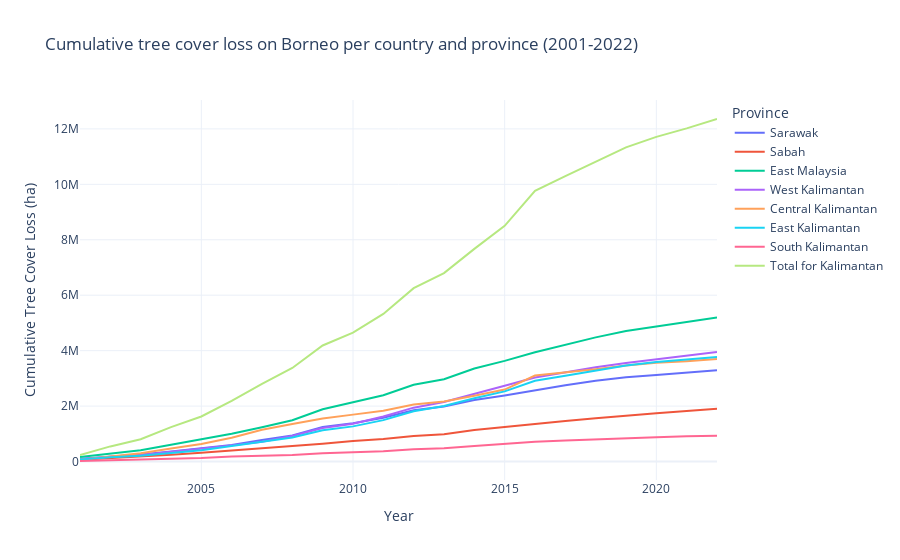

The cell this chart's notebook holds for it:
### Markdown cell above
At the same time, we can see, as shown in the next graph, that the total tree loss has also been steadily increasing since 2001.

### Code cell
import pandas as pd
import plotly.graph_objs as go

# Load the dataset
df = pd.read_csv('../Datasets/Deforestation/Subnational 1 tree cover loss.csv')

# Define the years to plot
years = [f'tc_loss_ha_{year}' for year in range(2001, 2023)]

# Mapping dictionary from Indonesian to English names for Kalimantan provinces
province_mapping = {
    'Kalimantan Barat': 'West Kalimantan',
    'Kalimantan Tengah': 'Central Kalimantan',
    'Kalimantan Timur': 'East Kalimantan',
    'Kalimantan Selatan': 'South Kalimantan'
}

# Create an empty DataFrame to store totals
totals_df = pd.DataFrame(columns=['year', 'cumulative_tc_loss_ha'])

# Loop through each province
for province_indo, province_eng in province_mapping.items():
    # Filter the DataFrame for the current province and threshold == 0
    province_df = df[(df['subnational1'] == province_indo) & (df['threshold'] == 0)]
    
    # Keep only relevant columns
    columns_to_keep = ['subnational1'] + years
    province_df = province_df[columns_to_keep]
    
    # Melt the DataFrame to long format
    province_df_long = province_df.melt(id_vars='subnational1', var_name='year', value_name='tc_loss_ha')
    
    # Extract year from the column name and convert to integer
    province_df_long['year'] = province_df_long['year'].str.extract(r'(\d+)').astype(int)
    
    # Sort the DataFrame by year
    province_df_long = province_df_long.sort_values(by='year')
    
    # Calculate cumulative tree loss
    province_df_long['cumulative_tc_loss_ha'] = province_df_long['tc_loss_ha'].cumsum()
    
    # Append to totals_df
    totals_df = pd.concat([totals_df, province_df_long[['year', 'cumulative_tc_loss_ha']]], ignore_index=True)

# Calculate the total cumulative tree loss across all provinces
totals_df = totals_df.groupby('year')['cumulative_tc_loss_ha'].sum().reset_index()

# Initialize Figure using Plotly
fig = go.Figure()

# Plot cumulative tree cover loss for Sarawak
sarawak_df = df[(df['subnational1'] == 'Sarawak') & (df['threshold'] == 0)]
sarawak_df = sarawak_df[years]
sarawak_df_long = sarawak_df.melt(var_name='year', value_name='tc_loss_ha')
sarawak_df_long['year'] = sarawak_df_long['year'].str.extract(r'(\d+)').astype(int)
sarawak_df_long = sarawak_df_long.sort_values(by='year')
sarawak_df_long['cumulative_tc_loss_ha'] = sarawak_df_long['tc_loss_ha'].cumsum()

fig.add_trace(go.Scatter(x=sarawak_df_long['year'], 
                         y=sarawak_df_long['cumulative_tc_loss_ha'], 
                         mode='lines', 
                         name='Sarawak'))

# Plot cumulative tree cover loss for Sabah
sabah_df = df[(df['subnational1'] == 'Sabah') & (df['threshold'] == 0)]
sabah_df = sabah_df[years]
sabah_df_long = sabah_df.melt(var_name='year', value_name='tc_loss_ha')
sabah_df_long['year'] = sabah_df_long['year'].str.extract(r'(\d+)').astype(int)
sabah_df_long = sabah_df_long.sort_values(by='year')
sabah_df_long['cumulative_tc_loss_ha'] = sabah_df_long['tc_loss_ha'].cumsum()

fig.add_trace(go.Scatter(x=sabah_df_long['year'], 
                         y=sabah_df_long['cumulative_tc_loss_ha'], 
                         mode='lines', 
                         name='Sabah'))

# Combine Sarawak and Sabah into 'East Malaysia'
east_malaysia_df = pd.DataFrame()
east_malaysia_df['year'] = sarawak_df_long['year']
east_malaysia_df['tc_loss_ha'] = sarawak_df_long['tc_loss_ha'] + sabah_df_long['tc_loss_ha']
east_malaysia_df['cumulative_tc_loss_ha'] = sarawak_df_long['cumulative_tc_loss_ha'] + sabah_df_long['cumulative_tc_loss_ha']

fig.add_trace(go.Scatter(x=east_malaysia_df['year'], 
                         y=east_malaysia_df['cumulative_tc_loss_ha'], 
                         mode='lines', 
                         name='East Malaysia'))

# Plot cumulative tree cover loss for Kalimantan provinces
for province_indo, province_eng in province_mapping.items():
    # Filter the DataFrame for the current province and threshold == 0
    province_df = df[(df['subnational1'] == province_indo) & (df['threshold'] == 0)]
    
    # Keep only relevant columns
    province_df = province_df[years]
    
    # Melt the DataFrame to long format
    province_df_long = province_df.melt(var_name='year', value_name='tc_loss_ha')
    province_df_long['year'] = province_df_long['year'].str.extract(r'(\d+)').astype(int)
    province_df_long = province_df_long.sort_values(by='year')
    
    # Calculate cumulative tree loss
    province_df_long['cumulative_tc_loss_ha'] = province_df_long['tc_loss_ha'].cumsum()
    
    # Add trace for the current province
    fig.add_trace(go.Scatter(x=province_df_long['year'], 
                             y=province_df_long['cumulative_tc_loss_ha'], 
                             mode='lines', 
                             name=province_eng))

# Add trace for total cumulative tree cover loss in Kalimantan
fig.add_trace(go.Scatter(x=totals_df['year'], 
                         y=totals_df['cumulative_tc_loss_ha'], 
                         mode='lines', 
                         name='Total for Kalimantan'))

# Update layout
fig.update_layout(title='Cumulative tree cover loss on Borneo per country and province (2001-2022)',
                  xaxis_title='Year',
                  yaxis_title='Cumulative Tree Cover Loss (ha)',
                  legend_title='Province',
                  hovermode='x unified',
                  template='plotly_white')

# Show the plot
fig.show()

### Figure 1 — Plotly figure (JSON) as saved in the notebook; plotly's stock layout.template omitted (floating-point values rounded to 4 significant figures)
{"data": [{"mode": "lines", "name": "Sarawak", "type": "scatter", "x": [2001, 2002, 2003, 2004, 2005, 2006, 2007, 2008, 2009, 2010, 2011, 2012, 2013, 2014, 2015, 2016, 2017, 2018, 2019, 2020, 2021, 2022], "y": [103529, 178335, 252827, 362943, 485681, 600348, 776456, 940403, 1247816, 1384904, 1576972, 1848951, 1982453, 2220883, 2384404, 2574318, 2751905, 2914626, 3043397, 3126221, 3208423, 3295772]}, {"mode": "lines", "name": "Sabah", "type": "scatter", "x": [2001, 2002, 2003, 2004, 2005, 2006, 2007, 2008, 2009, 2010, 2011, 2012, 2013, 2014, 2015, 2016, 2017, 2018, 2019, 2020, 2021, 2022], "y": [64055, 124452, 157777, 245073, 318272, 399891, 462556, 547171, 639540, 743731, 812493, 918683, 987437, 1133894, 1247842, 1369003, 1463592, 1564770, 1666502, 1746346, 1824212, 1900753]}, {"mode": "lines", "name": "East Malaysia", "type": "scatter", "x": [2001, 2002, 2003, 2004, 2005, 2006, 2007, 2008, 2009, 2010, 2011, 2012, 2013, 2014, 2015, 2016, 2017, 2018, 2019, 2020, 2021, 2022], "y": [167584, 302787, 410604, 608016, 803953, 1000239, 1239012, 1487574, 1887356, 2128635, 2389465, 2767634, 2969890, 3354777, 3632246, 3943321, 4215497, 4479396, 4709899, 4872567, 5032635, 5196525]}, {"mode": "lines", "name": "West Kalimantan", "type": "scatter", "x": [2001, 2002, 2003, 2004, 2005, 2006, 2007, 2008, 2009, 2010, 2011, 2012, 2013, 2014, 2015, 2016, 2017, 2018, 2019, 2020, 2021, 2022], "y": [78629, 176274, 232459, 346908, 451885, 583497, 716655, 920906, 1210741, 1363893, 1627996, 1943892, 2150143, 2454859, 2732644, 3033510, 3226361, 3398032, 3551257, 3681276, 3799636, 3947949]}, {"mode": "lines", "name": "Central Kalimantan", "type": "scatter", "x": [2001, 2002, 2003, 2004, 2005, 2006, 2007, 2008, 2009, 2010, 2011, 2012, 2013, 2014, 2015, 2016, 2017, 2018, 2019, 2020, 2021, 2022], "y": [64894, 169183, 298904, 471544, 631755, 856324, 1149028, 1354902, 1550141, 1692855, 1832983, 2054981, 2164620, 2371973, 2596453, 3104713, 3215398, 3333244, 3464714, 3561717, 3621232, 3702000]}, {"mode": "lines", "name": "East Kalimantan", "type": "scatter", "x": [2001, 2002, 2003, 2004, 2005, 2006, 2007, 2008, 2009, 2010, 2011, 2012, 2013, 2014, 2015, 2016, 2017, 2018, 2019, 2020, 2021, 2022], "y": [74179, 156042, 210115, 319037, 410705, 564687, 719527, 865942, 1130807, 1268718, 1493892, 1813746, 2001348, 2286048, 2531947, 2913673, 3093543, 3290553, 3462664, 3587652, 3686154, 3771626]}, {"mode": "lines", "name": "South Kalimantan", "type": "scatter", "x": [2001, 2002, 2003, 2004, 2005, 2006, 2007, 2008, 2009, 2010, 2011, 2012, 2013, 2014, 2015, 2016, 2017, 2018, 2019, 2020, 2021, 2022], "y": [19816, 44687, 63281, 105915, 131482, 186002, 215817, 234673, 295746, 322280, 371433, 440943, 482621, 559267, 640517, 713442, 756900, 801721, 854954, 879798, 910308, 934752]}, {"mode": "lines", "name": "Total for Kalimantan", "type": "scatter", "x": [2001, 2002, 2003, 2004, 2005, 2006, 2007, 2008, 2009, 2010, 2011, 2012, 2013, 2014, 2015, 2016, 2017, 2018, 2019, 2020, 2021, 2022], "y": [237518, 546186, 804759, 1243404, 1625827, 2190510, 2801027, 3376423, 4187435, 4647746, 5326304, 6253562, 6798732, 7672147, 8501561, 9765338, 10292202, 10823550, 11333589, 11710443, 12017330, 12356327]}], "layout": {"hovermode": "x unified", "legend": {"title": {"text": "Province"}}, "title": {"text": "Cumulative tree cover loss on Borneo per country and province (2001-2022)"}, "xaxis": {"title": {"text": "Year"}}, "yaxis": {"title": {"text": "Cumulative Tree Cover Loss (ha)"}}}}
